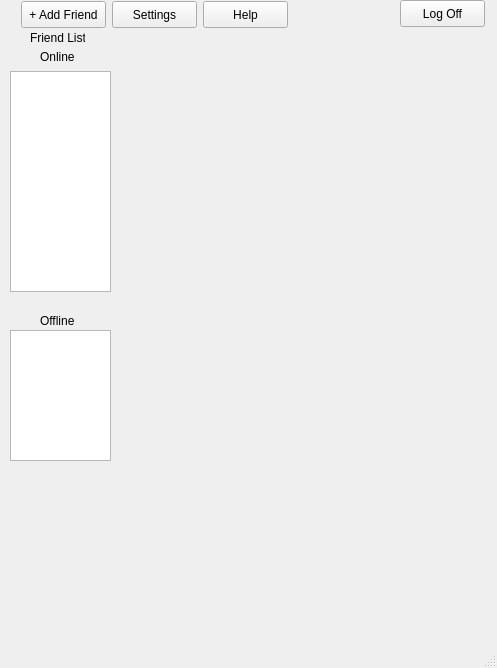
<?xml version="1.0" encoding="UTF-8"?>
<ui version="4.0">
 <class>MainWindow</class>
 <widget class="QMainWindow" name="MainWindow">
  <property name="geometry">
   <rect>
    <x>0</x>
    <y>0</y>
    <width>497</width>
    <height>668</height>
   </rect>
  </property>
  <property name="windowTitle">
   <string>MainWindow</string>
  </property>
  <property name="autoFillBackground">
   <bool>true</bool>
  </property>
  <widget class="QWidget" name="centralwidget">
   <widget class="QListWidget" name="listoffriends">
    <property name="geometry">
     <rect>
      <x>10</x>
      <y>71</y>
      <width>101</width>
      <height>221</height>
     </rect>
    </property>
    <property name="layoutDirection">
     <enum>Qt::LeftToRight</enum>
    </property>
    <property name="movement">
     <enum>QListView::Free</enum>
    </property>
    <property name="flow">
     <enum>QListView::TopToBottom</enum>
    </property>
    <property name="resizeMode">
     <enum>QListView::Adjust</enum>
    </property>
    <property name="layoutMode">
     <enum>QListView::Batched</enum>
    </property>
    <property name="spacing">
     <number>1</number>
    </property>
    <property name="modelColumn">
     <number>0</number>
    </property>
   </widget>
   <widget class="QLabel" name="friends">
    <property name="geometry">
     <rect>
      <x>30</x>
      <y>30</y>
      <width>55</width>
      <height>16</height>
     </rect>
    </property>
    <property name="text">
     <string>Friend List</string>
    </property>
   </widget>
   <widget class="QLabel" name="label">
    <property name="geometry">
     <rect>
      <x>40</x>
      <y>50</y>
      <width>50</width>
      <height>14</height>
     </rect>
    </property>
    <property name="text">
     <string>Online</string>
    </property>
   </widget>
   <widget class="QLabel" name="label_2">
    <property name="geometry">
     <rect>
      <x>40</x>
      <y>310</y>
      <width>50</width>
      <height>21</height>
     </rect>
    </property>
    <property name="text">
     <string>Offline</string>
    </property>
   </widget>
   <widget class="QListWidget" name="offlinelist">
    <property name="geometry">
     <rect>
      <x>10</x>
      <y>330</y>
      <width>101</width>
      <height>131</height>
     </rect>
    </property>
    <property name="midLineWidth">
     <number>1</number>
    </property>
   </widget>
   <widget class="QWidget" name="convowidget" native="true">
    <property name="geometry">
     <rect>
      <x>120</x>
      <y>60</y>
      <width>361</width>
      <height>521</height>
     </rect>
    </property>
    <property name="autoFillBackground">
     <bool>false</bool>
    </property>
    <property name="styleSheet">
     <string notr="true">border-color: rgb(45, 45, 45);

</string>
    </property>
   </widget>
   <widget class="QPushButton" name="pushButton">
    <property name="geometry">
     <rect>
      <x>21</x>
      <y>1</y>
      <width>85</width>
      <height>27</height>
     </rect>
    </property>
    <property name="text">
     <string>+ Add Friend</string>
    </property>
   </widget>
   <widget class="QPushButton" name="settingbutton">
    <property name="geometry">
     <rect>
      <x>112</x>
      <y>1</y>
      <width>85</width>
      <height>27</height>
     </rect>
    </property>
    <property name="text">
     <string>Settings</string>
    </property>
   </widget>
   <widget class="QPushButton" name="logoffbutton">
    <property name="geometry">
     <rect>
      <x>400</x>
      <y>0</y>
      <width>85</width>
      <height>27</height>
     </rect>
    </property>
    <property name="text">
     <string>Log Off</string>
    </property>
   </widget>
   <widget class="QPushButton" name="helpbutton">
    <property name="geometry">
     <rect>
      <x>203</x>
      <y>1</y>
      <width>85</width>
      <height>27</height>
     </rect>
    </property>
    <property name="text">
     <string>Help</string>
    </property>
   </widget>
   <widget class="QLabel" name="thisusr">
    <property name="geometry">
     <rect>
      <x>350</x>
      <y>5</y>
      <width>51</width>
      <height>21</height>
     </rect>
    </property>
    <property name="text">
     <string/>
    </property>
   </widget>
  </widget>
  <widget class="QMenuBar" name="menubar">
   <property name="geometry">
    <rect>
     <x>0</x>
     <y>0</y>
     <width>497</width>
     <height>22</height>
    </rect>
   </property>
  </widget>
  <widget class="QStatusBar" name="statusbar"/>
 </widget>
 <tabstops>
  <tabstop>listoffriends</tabstop>
  <tabstop>offlinelist</tabstop>
 </tabstops>
 <resources/>
 <connections/>
</ui>
